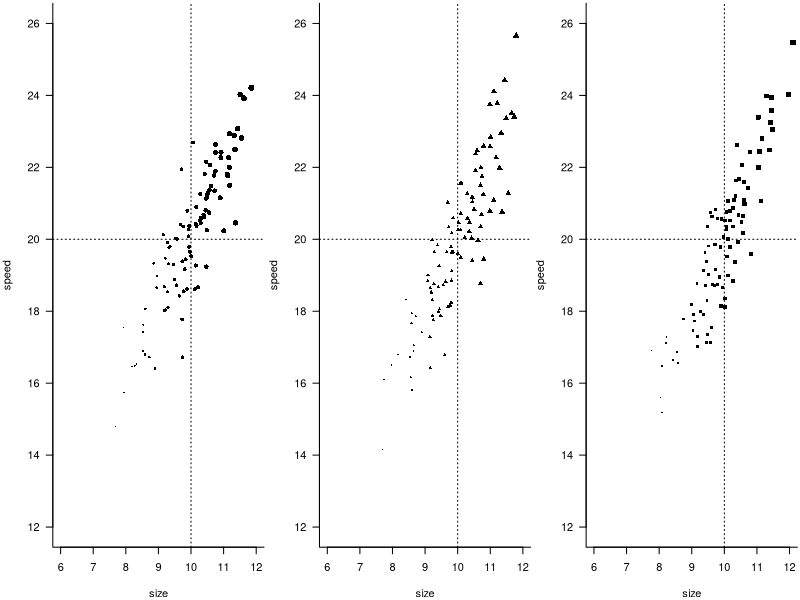
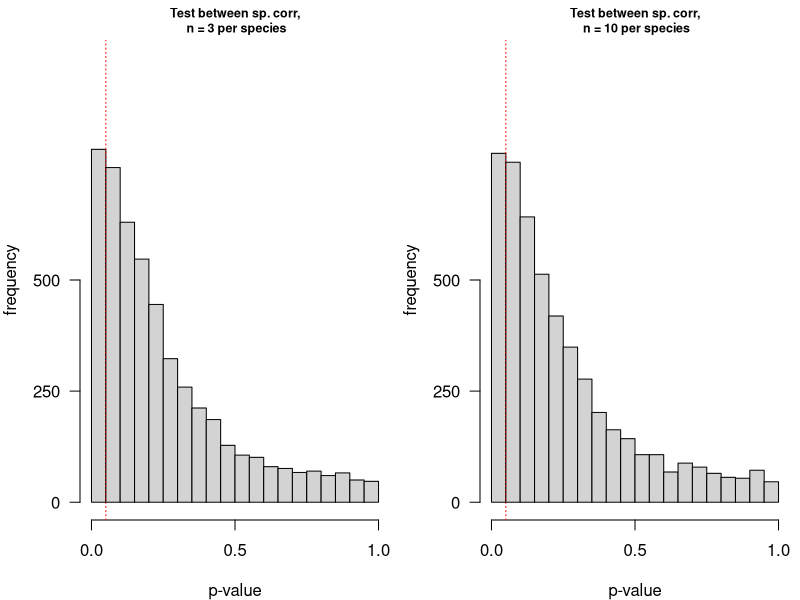
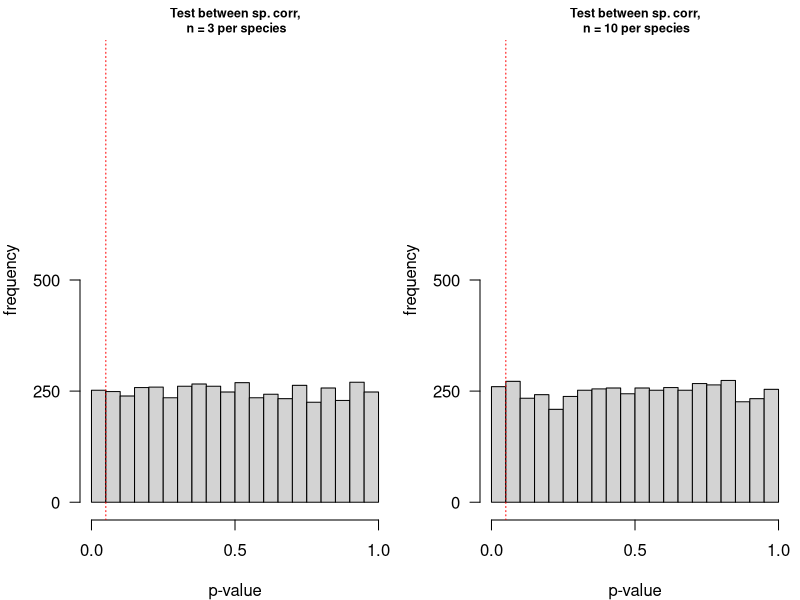

Generate these figures, in order, with R:

# Effect of sampling error on analysis of
# Within- and across-species correlations
##########################################
# R. Dakin, November 2017

# Suppose we have 3 species,
# each has within-species correlation between two traits
# (e.g., size, speed)
# but species average trait value is the same for all species
# (i.e., no species differences)

# set up the populations:

npop <- 10000
set.seed(101)
sp1 <- data.frame(size=rep(10,npop)+rnorm(npop), species='sp1', stringsAsFactors=F)
sp2 <- data.frame(size=rep(10,npop)+rnorm(npop), species='sp2', stringsAsFactors=F)
sp3 <- data.frame(size=rep(10,npop)+rnorm(npop), species='sp3', stringsAsFactors=F)
sp1$speed <- sp1$size*2 + rnorm(npop,0,1)
sp2$speed <- sp2$size*2 + rnorm(npop,0,1)
sp3$speed <- sp3$size*2 + rnorm(npop,0,1)

head(sp1)

# function to normalize a variable on a scale from 0-1 (e.g., for plotting):
mynorm <- function(x){
	temp <- x - min(x) # set min to 0
	temp <- temp/max(temp) # set max to 1
	return(temp)
}

# plot (some of) the population-level data
dev.new(width=7,height=2.5)
par(mfrow=c(1,3), bty='l', las=1, mar=c(4,4,0.25,0.2))
plot(speed ~ size, sp1[1:100,], pch=16, cex=mynorm(size)+0.25, xlim=c(6,12), ylim=c(12,26))
abline(h=20, v=10, lty=3)
plot(speed ~ size, sp2[1:100,], pch=17, cex=mynorm(size)+0.25, xlim=c(6,12), ylim=c(12,26))
abline(h=20, v=10, lty=3)
plot(speed ~ size, sp3[1:100,], pch=15, cex=mynorm(size)+0.25, xlim=c(6,12), ylim=c(12,26))
abline(h=20, v=10, lty=3)

summary(sp1) # mean size = 10; mean speed = 20 for each species
summary(sp2)
summary(sp3)

# Suppose we draw a small sample from each
# take the species avg. both traits
# and test correlation

nreps <- 5000
ss1 <- 3
results <- data.frame(within.cor=rep(NA, nreps), w.p=NA, between.cor=NA, b.p=NA)
set.seed(202)
for(i in 1:nreps){
	s1 <- sp1[sample(npop, ss1),]
	s2 <- sp2[sample(npop, ss1),]
	s3 <- sp3[sample(npop, ss1),]
	samp <- rbind(s1,s2,s3)
	smeans <- aggregate(samp[,c('size','speed')], by=list(species=samp$species), 'mean')
	names(smeans)[2:3] <- c('sp.size','sp.speed')
	samp <- merge(samp, smeans, by='species')
	samp$rel.size <- samp$size - samp$sp.size
	results$within.cor[i] <- cor.test(samp$speed, samp$rel.size)$estimate
	results$w.p[i] <- cor.test(samp$speed, samp$rel.size)$p.value
	results$between.cor[i] <- cor.test(smeans$sp.speed, smeans$sp.size)$estimate
	results$b.p[i] <- cor.test(smeans$sp.speed, smeans$sp.size)$p.value
	print(i)
}
head(results)

sum(results$b.p<0.05)/length(results$b.p) # around 16%, more than 3x the expected rate of false positives, all because of the within-species correlations (note: the results also includes the analysis of the within-species correlation although we don't look at it here.)

# What if we increase the sample sizes drawn?

nreps <- 5000
ss1 <- 10
set.seed(303)
for(i in 1:nreps){
	s1 <- sp1[sample(npop, ss1),]
	s2 <- sp2[sample(npop, ss1),]
	s3 <- sp3[sample(npop, ss1),]
	samp <- rbind(s1,s2,s3)
	smeans <- aggregate(samp[,c('size','speed')], by=list(species=samp$species), 'mean')
	names(smeans)[2:3] <- c('sp.size','sp.speed')
	samp <- merge(samp, smeans, by='species')
	samp$rel.size <- samp$size - samp$sp.size
	results$within.cor10[i] <- cor.test(samp$speed, samp$rel.size)$estimate
	results$w.p10[i] <- cor.test(samp$speed, samp$rel.size)$p.value
	results$between.cor10[i] <- cor.test(smeans$sp.speed, smeans$sp.size)$estimate
	results$b.p10[i] <- cor.test(smeans$sp.speed, smeans$sp.size)$p.value
	print(i)
}
head(results)

sum(results$b.p10<0.05)/length(results$b.p10) # 16%! this does not solve the problem of inflated false positives. Even increasing it to 100 or even 1000 individuals per species doesn't help.

# Plot the distribution of p-values for the species-level correlation:
dev.new(width=5, height=2.5)
par(mfrow=c(1,2), las=1, mar=c(4,4,2,0.5))
hist(results$b.p, main='Test between sp. corr,\n n = 3 per species', cex.main=0.75, breaks=20, xlim=c(0,1), ylim=c(0,1000), xlab='p-value', ylab='frequency', xaxt='n', yaxt='n')
axis(1, at=c(0, 0.5,1))
axis(2, at=c(0,250,500))
abline(v=0.05, lty=3, col='red')
hist(results$b.p10, main='Test between sp. corr,\n n = 10 per species', cex.main=0.75, breaks=20, xlim=c(0,1), ylim=c(0,1000), xlab='p-value', ylab='frequency', xaxt='n', yaxt='n')
axis(1, at=c(0, 0.5,1))
axis(2, at=c(0,250,500))
abline(v=0.05, lty=3, col='red')

# What if we break the (individual-level) link between speed and size, by drawing one small sample for speed and one small sample for size.

nreps <- 5000
ss1 <- 3
ss2 <- 3
results2 <- data.frame(within.cor=rep(NA, nreps), w.p=NA, between.cor=NA, b.p=NA)
set.seed(404)
for(i in 1:nreps){
	s1 <- sp1[sample(npop, ss1),c('size','speed','species')]
	s2 <- sp2[sample(npop, ss1),c('size','speed','species')]
	s3 <- sp3[sample(npop, ss1),c('size','speed','species')]
	s4 <- sp1[sample(npop, ss2),c('size','species')]
	s5 <- sp2[sample(npop, ss2),c('size','species')]
	s6 <- sp3[sample(npop, ss2),c('size','species')]
	
	samp1 <- rbind(s1,s2,s3)
	smeans <- aggregate(samp1[,c('speed')], by=list(species=samp1$species), 'mean')
	
	samp2 <- rbind(s4,s5,s6)
	smeans2 <- aggregate(samp2[,c('size')], by=list(species=samp2$species), 'mean')
	samp2 <- merge(samp1, smeans2, by='species')
	names(samp2)[4] <- 'sp.size'
	
	samp2$rel.size <- samp2$size - samp2$sp.size
	
	results2$within.cor[i] <- cor.test(samp2$speed, samp2$rel.size)$estimate
	results2$w.p[i] <- cor.test(samp2$speed, samp2$rel.size)$p.value
	results2$between.cor[i] <- cor.test(smeans$x, smeans2$x)$estimate
	results2$b.p[i] <- cor.test(smeans$x, smeans2$x)$p.value
	print(i)
}

sum(results2$b.p<0.05)/length(results2$b.p) # approx. 0.05 as expected

set.seed(505)
ss1 <- 10
ss2 <- 10
for(i in 1:nreps){
	s1 <- sp1[sample(npop, ss1),c('size','speed','species')]
	s2 <- sp2[sample(npop, ss1),c('size','speed','species')]
	s3 <- sp3[sample(npop, ss1),c('size','speed','species')]
	s4 <- sp1[sample(npop, ss2),c('size','species')]
	s5 <- sp2[sample(npop, ss2),c('size','species')]
	s6 <- sp3[sample(npop, ss2),c('size','species')]
	
	samp1 <- rbind(s1,s2,s3)
	smeans <- aggregate(samp1[,c('speed')], by=list(species=samp1$species), 'mean')
	
	samp2 <- rbind(s4,s5,s6)
	smeans2 <- aggregate(samp2[,c('size')], by=list(species=samp2$species), 'mean')
	samp2 <- merge(samp1, smeans2, by='species')
	names(samp2)[4] <- 'sp.size'
	
	samp2$rel.size <- samp2$size - samp2$sp.size
	
	results2$within.cor10[i] <- cor.test(samp2$speed, samp2$rel.size)$estimate
	results2$w.p10[i] <- cor.test(samp2$speed, samp2$rel.size)$p.value
	results2$between.cor10[i] <- cor.test(smeans$x, smeans2$x)$estimate
	results2$b.p10[i] <- cor.test(smeans$x, smeans2$x)$p.value
	print(i)
}

sum(results2$b.p10<0.05)/length(results2$b.p10) # again as expected

dev.new(width=5, height=2.5)
par(mfrow=c(1,2), las=1, mar=c(4,4,2,0.5))
hist(results2$b.p, main='Test between sp. corr,\n n = 3 per species', cex.main=0.75, breaks=20, xlim=c(0,1), ylim=c(0,1000), xlab='p-value', ylab='frequency', xaxt='n', yaxt='n')
axis(1, at=c(0, 0.5,1))
axis(2, at=c(0,250,500))
abline(v=0.05, lty=3, col='red')
hist(results2$b.p10, main='Test between sp. corr,\n n = 10 per species', cex.main=0.75, breaks=20, xlim=c(0,1), ylim=c(0,1000), xlab='p-value', ylab='frequency', xaxt='n', yaxt='n')
axis(1, at=c(0, 0.5,1))
axis(2, at=c(0,250,500))
abline(v=0.05, lty=3, col='red')












